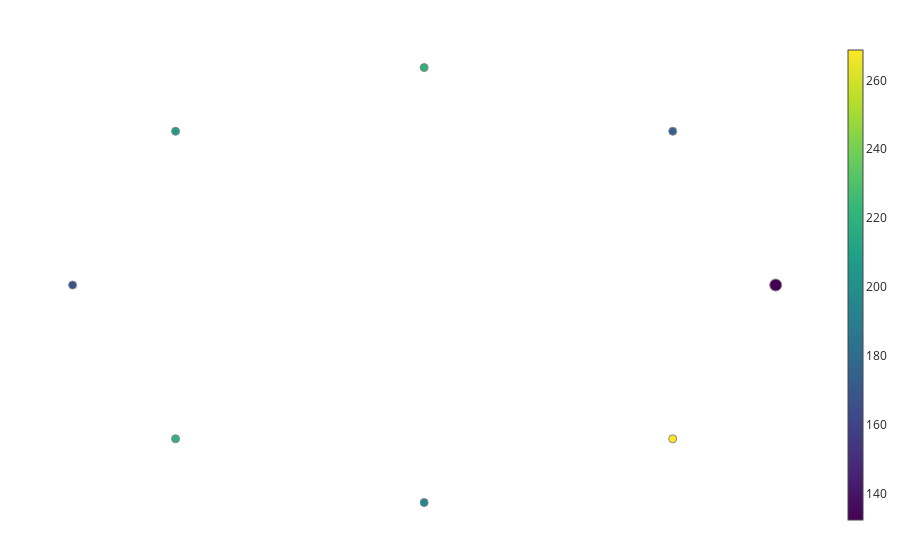

The cell this chart's notebook holds for it:
### Code cell
import gtda.mapper as map
import sklearn.cluster as cluster


filter_func = l1_norm_trans
cover = map.OneDimensionalCover(kind='uniform', n_intervals=1, overlap_frac=0.35)
clusterer = cluster.DBSCAN()

pipe = map.make_mapper_pipeline(
    filter_func=filter_func,
    cover=cover,
    clusterer=clusterer,
    verbose=False,
    n_jobs=1,
)

fig = map.plot_static_mapper_graph(pipe, df_codes_array)
fig.show(config={'scrollZoom': True})

### Figure 1 — Plotly figure (JSON) as saved in the notebook; plotly's stock layout.template omitted (floating-point values rounded to 4 significant figures)
{"data": [{"hoverinfo": "none", "line": {"color": "#888", "width": 1}, "mode": "lines", "name": "edge_trace", "type": "scatter", "uid": "3a8e074d-a2ae-4db7-bb63-9a373fd89636", "x": [], "y": []}, {"hoverinfo": "text", "hovertext": ["Node ID: 0<br>Pullback set label: 0<br>Partial cluster label: -1<br>Node size: 213<br>Summary statistic: 132.0", "Node ID: 1<br>Pullback set label: 0<br>Partial cluster label: 0<br>Node size: 5<br>Summary statistic: 174.0", "Node ID: 2<br>Pullback set label: 0<br>Partial cluster label: 1<br>Node size: 45<br>Summary statistic: 219.0", "Node ID: 3<br>Pullback set label: 0<br>Partial cluster label: 2<br>Node size: 6<br>Summary statistic: 206.0", "Node ID: 4<br>Pullback set label: 0<br>Partial cluster label: 3<br>Node size: 5<br>Summary statistic: 166.0", "Node ID: 5<br>Pullback set label: 0<br>Partial cluster label: 4<br>Node size: 26<br>Summary statistic: 220.0", "Node ID: 6<br>Pullback set label: 0<br>Partial cluster label: 5<br>Node size: 8<br>Summary statistic: 195.0", "Node ID: 7<br>Pullback set label: 0<br>Partial cluster label: 6<br>Node size: 20<br>Summary statistic: 269.0"], "marker": {"color": [132.3, 173.6, 219.1, 206.5, 166.4, 219.8, 195.2, 268.8], "colorbar": {"thickness": 15, "title": {"side": "right", "text": ""}, "xanchor": "left"}, "colorscale": [[0, "#440154"], [0.1111, "#482878"], [0.2222, "#3e4989"], [0.3333, "#31688e"], [0.4444, "#26828e"], [0.5556, "#1f9e89"], [0.6667, "#35b779"], [0.7778, "#6ece58"], [0.8889, "#b5de2b"], [1, "#fde725"]], "line": {"color": "#888", "width": 1}, "opacity": 1, "reversescale": false, "showscale": true, "size": [213, 5, 45, 6, 5, 26, 8, 20], "sizemin": 4, "sizemode": "area", "sizeref": 2.958}, "mode": "markers", "name": "node_trace", "type": "scatter", "uid": "c74bbda1-90a2-4fb0-807a-75e4a88d3fd7", "x": [1, 0.7071, 6.123e-17, -0.7071, -1, -0.7071, -1.837e-16, 0.7071], "y": [0, 0.7071, 1, 0.7071, 1.225e-16, -0.7071, -1, -0.7071]}], "layout": {"autosize": false, "hovermode": "closest", "margin": {"b": 20, "l": 5, "r": 5, "t": 40}, "showlegend": false, "title": {"text": ""}, "xaxis": {"showgrid": false, "showline": false, "showticklabels": false, "ticks": "", "title": {"text": ""}, "zeroline": false}, "yaxis": {"showgrid": false, "showline": false, "showticklabels": false, "ticks": "", "title": {"text": ""}, "zeroline": false}}}
